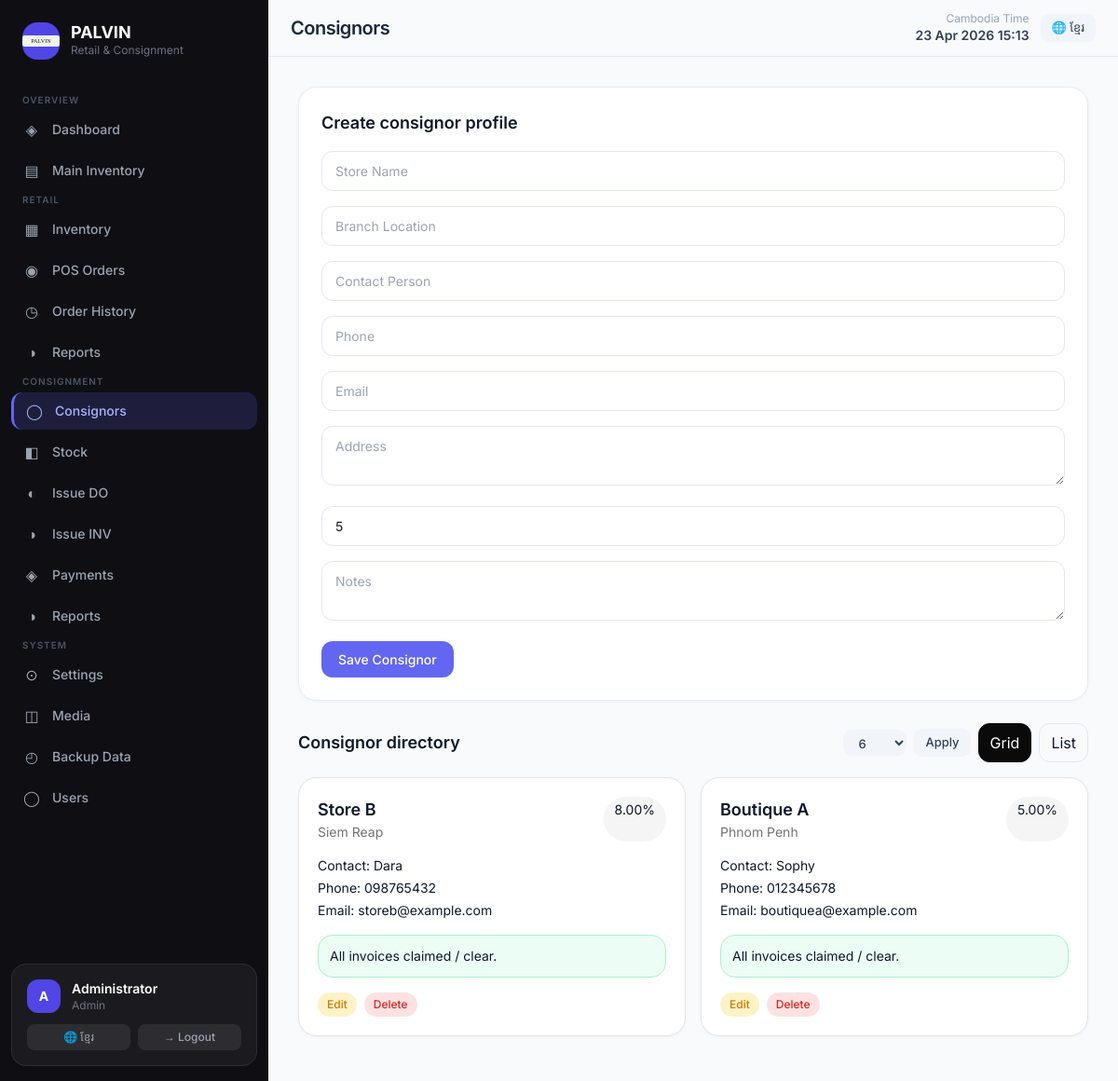
The app's page /consignment_consignors.php (signed in) with its own data.
### tables this page shows
CREATE TABLE system_settings (
    id INT AUTO_INCREMENT PRIMARY KEY,
    setting_key VARCHAR(120) NOT NULL UNIQUE,
    setting_value TEXT NULL
);

CREATE TABLE consignors (
    id INT AUTO_INCREMENT PRIMARY KEY,
    store_name VARCHAR(180) NOT NULL,
    branch_location VARCHAR(180) NULL,
    contact_person VARCHAR(180) NULL,
    phone VARCHAR(80) NULL,
    email VARCHAR(160) NULL,
    address_text TEXT NULL,
    commission_rate DECIMAL(6,2) NOT NULL DEFAULT 5,
    notes TEXT NULL
);

### includes/functions.php (called while the page is built, shortened)
<?php
if (!function_exists('e')) {
function e($value = null): string {
    return htmlspecialchars((string)$value, ENT_QUOTES, 'UTF-8');
}}
if (!function_exists('db_one')) {
function db_one(PDO $pdo, string $sql, array $params = []) {
    $stmt = $pdo->prepare($sql); $stmt->execute($params); return $stmt->fetch();
}}
if (!function_exists('db_all')) {
function db_all(PDO $pdo, string $sql, array $params = []): array {
    $stmt = $pdo->prepare($sql); $stmt->execute($params); return $stmt->fetchAll();
}}
if (!function_exists('db_value')) {
function db_value(PDO $pdo, string $sql, array $params = [], $default = 0) {
    $row = db_one($pdo, $sql, $params);
    return array_values($row)[0] ?? $default;
}}
if (!function_exists('setting')) {
function setting(PDO $pdo, string $key, ?string $default = ''): string {
    try {
        $row = db_one($pdo, 'SELECT setting_value FROM system_settings WHERE setting_key = ?', [$key]);
        return $row['setting_value'] ?? (string)$default;
    } catch (Throwable $e) {
        return (string)$default;
    }
}}
if (!function_exists('consignor_unclaimed_status')) {
function consignor_unclaimed_status(PDO $pdo, int $consignorId): array {
    return db_all($pdo, "SELECT invoice_no, payout_due, status, claim_month FROM consignment_payouts WHERE consignor_id = ? AND status IN ('pending','overdue') ORDER BY claim_month ASC", [$consignorId]);
}}
if (!function_exists('paginate_meta')) {
function paginate_meta(int $total, int $defaultPerPage = 10, int $maxPerPage = 50): array {
    $raw = $_GET['per_page'] ?? $defaultPerPage;
    $perPage = (int)$raw;
    $page = (int)($_GET['page'] ?? 1);
    $pages = max(1, (int)ceil($total / max(1, $perPage)));
    return ['page'=>$page,'per_page'=>$perPage,'pages'=>$pages,'offset'=>($page-1)*$perPage,'total'=>$total,'show_all'=>false];
}}
if (!function_exists('page_size_options')) {
function page_size_options(array $custom = [6,8,10,12,'all']): array { return $custom; }}

### consignment_consignors.php (the view, shortened to what this page needs)
<?php
require __DIR__ . '/includes/bootstrap.php';
$edit = isset($_GET['edit']) ? db_one($pdo, 'SELECT * FROM consignors WHERE id=?', [(int)$_GET['edit']]) : null;
$total=(int)db_value($pdo,'SELECT COUNT(*) FROM consignors');
$meta=paginate_meta($total,6,50);
$rows=db_all($pdo,'SELECT * FROM consignors ORDER BY id DESC LIMIT '.(int)$meta['per_page'].' OFFSET '.(int)$meta['offset']);
$view=($_GET['view'] ?? setting($pdo,'consignor_view_mode','grid'))==='list'?'list':'grid';
require __DIR__ . '/includes/header.php';
?>
<div class="grid gap-6 xl:grid-cols-[420px,1fr]">
<form method="post" class="pvn-card p-6 space-y-4 no-print">
<div class="flex items-center justify-between"><h3 class="font-semibold text-lg"><?= $edit ? 'Edit consignor profile' : 'Create consignor profile' ?></h3></div>
<input name="store_name" value="<?= e($edit['store_name'] ?? '') ?>" class="pvn-input" placeholder="Store Name" required>
<input name="branch_location" value="<?= e($edit['branch_location'] ?? '') ?>" class="pvn-input" placeholder="Branch Location">
<input name="contact_person" value="<?= e($edit['contact_person'] ?? '') ?>" class="pvn-input" placeholder="Contact Person">
<input name="phone" value="<?= e($edit['phone'] ?? '') ?>" class="pvn-input" placeholder="Phone">
<input type="email" name="email" value="<?= e($edit['email'] ?? '') ?>" class="pvn-input" placeholder="Email">
<textarea name="address_text" class="pvn-input" placeholder="Address"><?= e($edit['address_text'] ?? '') ?></textarea>
<input type="number" step="0.01" name="commission_rate" class="pvn-input" value="<?= e((string)($edit['commission_rate'] ?? setting($pdo, 'default_consignor_commission', '5'))) ?>" placeholder="Commission %">
<textarea name="notes" class="pvn-input" placeholder="Notes"><?= e($edit['notes'] ?? '') ?></textarea>
<button class="pvn-btn pvn-btn-primary"><?= $edit ? 'Update Consignor' : 'Save Consignor' ?></button>
</form>
<div>
<div class="flex items-center justify-between mb-4 no-print"><h3 class="font-semibold text-lg">Consignor directory</h3><div class="flex gap-2 items-center"><form class="flex items-center gap-2"><select name="per_page" class="pvn-btn pvn-btn-secondary pvn-btn-sm"><?php foreach (page_size_options([6,8,10,'all']) as $opt): ?><option value="<?= e((string)$opt) ?>" <?= ((string)($meta['show_all'] ? 'all' : $meta['per_page'])) === (string)$opt ? 'selected' : '' ?>><?= e(is_string($opt)?strtoupper($opt):(string)$opt) ?></option><?php endforeach; ?></select><input type="hidden" name="view" value="<?= e($view) ?>"><button class="pvn-btn pvn-btn-secondary pvn-btn-sm">Apply</button></form><a href="?view=grid&per_page=<?= $meta['per_page'] ?>" class="rounded-xl border px-3 py-2 <?= $view==='grid'?'bg-neutral-950 text-white border-neutral-950':'' ?>">Grid</a><a href="?view=list&per_page=<?= $meta['per_page'] ?>" class="rounded-xl border px-3 py-2 <?= $view==='list'?'bg-neutral-950 text-white border-neutral-950':'' ?>">List</a></div></div>
<?php if($view==='list'): ?>
<div class="pvn-card p-6 overflow-auto"><table class="pvn-table"><thead><tr class="border-b text-left text-neutral-500"><th class="py-3">Store</th><th>Contact</th><th>Commission</th><th>Status</th><th class="no-print">Action</th></tr></thead><tbody><?php foreach($rows as $row): $uncleared=consignor_unclaimed_status($pdo,(int)$row['id']); ?><tr class="border-b last:border-b-0"><td class="py-3"><div class="font-medium"><?= e($row['store_name']) ?></div><div class="text-xs text-neutral-500"><?= e($row['branch_location']) ?></div></td><td><?= e($row['contact_person']) ?><div class="text-xs text-neutral-500"><?= e($row['phone']) ?></div></td><td><?= e((string)$row['commission_rate']) ?>%</td><td><?= $uncleared ? '<span class="text-amber-700">'.e(count($uncleared).' pending').'</span>' : '<span class="text-emerald-700">Clear</span>' ?></td><td class="no-print"><div class="flex gap-2"><a class="pvn-badge pvn-badge-amber" href="?edit=<?= (int)$row['id'] ?>">Edit</a><a class="pvn-badge pvn-badge-red" data-confirm="Delete consignor?" href="?delete=<?= (int)$row['id'] ?>">Delete</a></div></td></tr><?php endforeach; ?></tbody></table></div>
<?php else: ?>
<div class="grid md:grid-cols-2 xl:grid-cols-3 gap-4"><?php foreach($rows as $row): $uncleared=consignor_unclaimed_status($pdo,(int)$row['id']); ?><div class="pvn-card p-5 border border-neutral-200"><div class="flex justify-between gap-3"><div><div class="font-semibold text-lg"><?= e($row['store_name']) ?></div><div class="text-sm text-neutral-500"><?= e($row['branch_location']) ?></div></div><div class="rounded-full bg-neutral-100 px-3 py-1 text-sm"><?= e((string)$row['commission_rate']) ?>%</div></div><div class="mt-4 text-sm space-y-1"><div>Contact: <?= e($row['contact_person']) ?></div><div>Phone: <?= e($row['phone']) ?></div><div>Email: <?= e($row['email']) ?></div></div><div class="mt-4 rounded-2xl <?= $uncleared ? 'bg-amber-50 border border-amber-200' : 'bg-emerald-50 border border-emerald-200' ?> p-3 text-sm"><?= $uncleared ? e(count($uncleared) . ' uncleared monthly claim(s)') : 'All invoices claimed / clear.' ?></div><div class="mt-4 flex gap-2 text-sm"><a class="pvn-badge pvn-badge-amber" href="?edit=<?= (int)$row['id'] ?>">Edit</a><a class="pvn-badge pvn-badge-red" data-confirm="Delete consignor?" href="?delete=<?= (int)$row['id'] ?>">Delete</a></div></div><?php endforeach; ?></div>
<?php endif; ?>
</div></div>
<?php require __DIR__ . '/includes/footer.php'; ?>

### records on screen
system_settings: commission_rate "5"
consignors: store_name "Store B", branch_location "Siem Reap", commission_rate "8.00", contact_person "Dara", phone "098765432", email "storeb@example.com"
consignors: store_name "Boutique A", branch_location "Phnom Penh", commission_rate "5.00", contact_person "Sophy", phone "012345678", email "boutiquea@example.com"

### other values on screen
$group['title'] "OVERVIEW"
$info['icon'] "◈"
$info['label'] "Dashboard"
$info['icon'] "▤"
$info['label'] "Main Inventory"
$group['title'] "RETAIL"
$info['icon'] "▦"
$info['label'] "Inventory"
$info['icon'] "◉"
$info['label'] "POS Orders"
$info['icon'] "◷"
$info['label'] "Order History"
$info['icon'] "◑"
$info['label'] "Reports"
$group['title'] "CONSIGNMENT"
